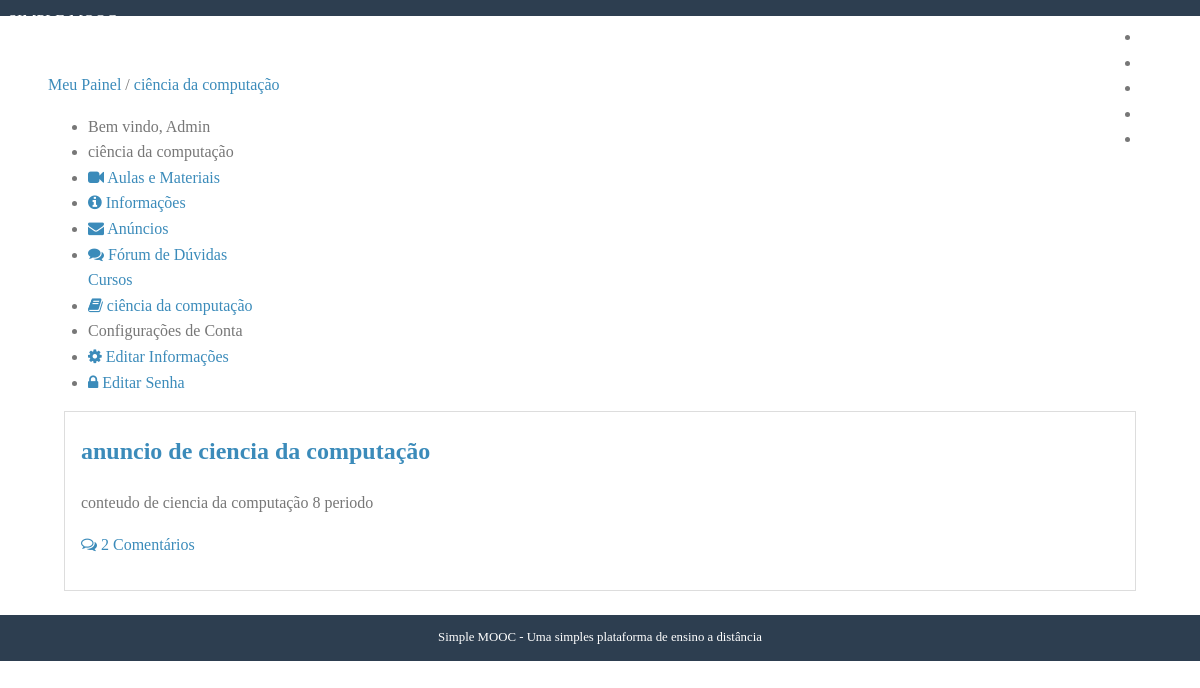
The page /cursos/ciencia-da-computacao/anuncios (signed in) on the database as committed earlier.
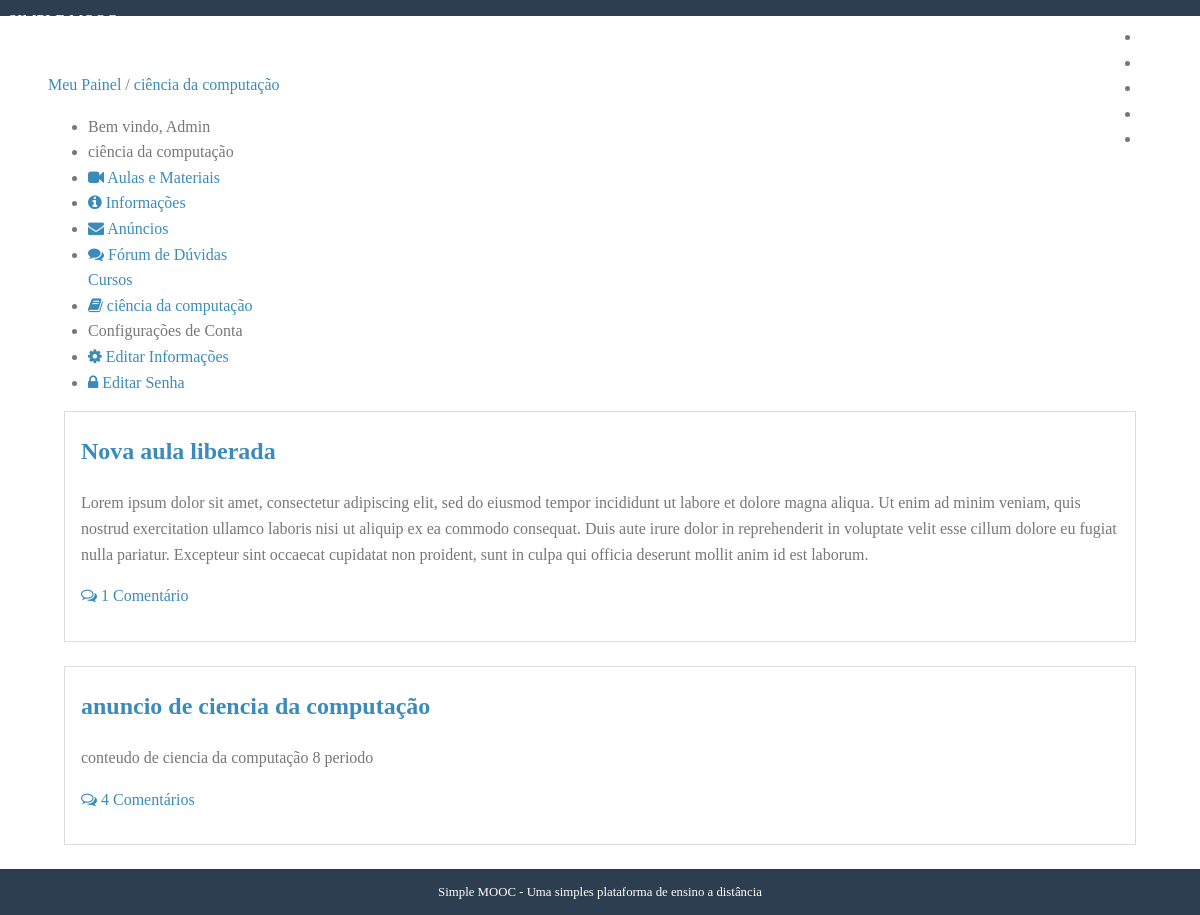
The same page on the database as committed later.
### simplemooc/models.py (models this page shows, shortened)
class EnrollmentModel(models.Model):
    STATUS_CHOICES = ((0, 'Pendente'),
                      (1, 'Aprovado'),
                      (2, 'Cancelado')
                      )
    user = models.ForeignKey(
        settings.AUTH_USER_MODEL, verbose_name='Usuário',
        on_delete=models.CASCADE, related_name='enrollments'
    )
    course = models.ForeignKey(
        Course, verbose_name='Curso', on_delete=models.CASCADE,
        related_name='enrollments'
    )
    status = models.IntegerField(
        'Situação', choices=STATUS_CHOICES, default=1, blank=True
    )
    created_at = models.DateTimeField('Criado em', auto_now_add=True)
    updated_at = models.DateTimeField('Atualizado em', auto_now=True)
    class Meta:
        verbose_name = 'Inscrição'
        verbose_name_plural = 'Inscrições'
        unique_together = (('user', 'course'),)

class Course (models.Model):
    name = models.CharField('Nome', max_length=100)
    slug = models.SlugField('Atalho')
    description = models.TextField('Descrição Simples', blank=True)
    about = models.TextField('Sobre o Curso', blank=True)
    start_date = models.DateField(
        'Data de Início', null=True, blank=True
    )
    image = models.ImageField(
        upload_to='courses/images', verbose_name='Imagem',
        null=True, blank=True
    )
    created_at = models.DateTimeField('Criado em', auto_now_add=True)
    updated_at = models.DateTimeField('Atualizado em', auto_now=True)
    objects = CourseManager()
    def __str__(self):
        return self.name
    class Meta:
        verbose_name ='Curso'
        verbose_name_plural = 'Cursos'
        ordering = ['name']

class Announcement(models.Model):
    course = models.ForeignKey(
        Course, on_delete=models.CASCADE, verbose_name='Curso', related_name='announcements'
    )
    title = models.CharField('Título', max_length=100)
    content = models.TextField('Conteúdo')
    created_at = models.DateTimeField('Criado em', auto_now_add=True)
    updated_at = models.DateTimeField('Atualizado em', auto_now=True)
    class Meta:
        verbose_name = 'Anúncio'
        verbose_name_plural = 'Anúncios'
        ordering = ['-created_at']

### courses/views.py (the view, shortened to what this page needs)
# urls.py: re_path(r'(?P<slug>[\w_-]+)/anuncios$', views.announcements,
@login_required
def announcements(request, slug):
    course = get_object_or_404(Course, slug=slug)
    template = 'courses/announcements.html'
    context = {
        'course': course,
        'announcements': course.announcements.all()
    }
    return render(request, template, context)

### accounts/models.py (called while the page is built)
    def __str__(self):
        return self.name or self.username

### courses/templatetags/courses_tags.py (called while the page is built)
@register.simple_tag
def load_my_courses(user):
    return EnrollmentModel.objects.filter(user=user)

### courses/templates/courses/announcements.html
{% extends 'courses/course_dashboard.html'%}
{% block dashboard_content %}
{% for announcement in announcements %}
<div class="well">
    <h2> <a href="{% url 'courses:show_announcement' course.slug announcement.pk %}">
        {{ announcement.title }}</a>
    </h2>
    {{ announcement.content|linebreaks }}
    <p>
        <a href="{% url 'courses:show_announcement' course.slug   announcement.pk %}
#comments">
            <i class="fa fa-comments-o"></i>
            {% with comments_count=announcement.comments.count %}
            {{ comments_count }} Comentário{{ comments_count|pluralize }}
            {% endwith %}
        </a>
    </p>
</div>
{% empty %}
<div class="well">
    <h2>Nenhum anúncio criado</h2>
</div>
{% endfor %}
{% endblock %}

### accounts/templates/accounts/dashboard.html (shortened to what this page needs)
{% extends 'base.html' %}
{% load courses_tags %}
{% block content %}
{% load_my_courses user as enrollments %}
<div class="pure-g-r content-ribbon">
        <div class="pure-u-1">
            <ul class="breadcrumb">
                {% block breadcrumb %}
                <a href="{% url 'accounts:dashboard' %}">Meu Painel</a>
                {% endblock %}
            </ul>
        </div>
        <div class="pure-u-1-3">
            <div class="pure-menu pure-menu-open">
                <ul>
                     <li class="pure-menu-heading">
                         Bem vindo, {{user}}
                     </li>
                    {% block menu_options %}
                    <a class="pure-menu-heading">Cursos</a>
                    {% for enrollment in enrollments %}
                    <li>
                        <a href="{% url 'courses:announcements' enrollment.course.slug %}">
                            <i class="fa fa-book"></i>
                            {{enrollment.course}}
                        </a>
                    </li>
                    {% empty %}
                    <li>Nenhum curso encontrado</li>
                    {% endfor %}
                    <li class="pure-menu-heading">Configurações de Conta</li>
                    <li>
                        <a
                            href="{% url 'accounts:edit' %}">
                           <i class="fa fa-cog"></i>
                            Editar Informações
                        </a>
                    </li>
                    <li>
                        <a href="{% url 'accounts:edit_password' %}">
                            <i class="fa fa-lock"></i>
                            Editar Senha
                        </a>
                    </li>
                      {% endblock %}
                </ul>
            </div>
        </div>
        <div class="pure-u-2-3">
            <div class="inner">
             {% block dashboard_content %}{% endblock %}
            </div>
        </div>
</div>
{% endblock %}

Rows that differ between the two databases and show on the page:
added Announcement: title "Nova aula liberada", content "Lorem ipsum dolor sit amet, consectetur adipiscing elit, sed do eiusmod tempor incididunt ut labore et dolore magna aliqua. Ut enim ad minim veniam, quis nostrud exercitation ullamco laboris nisi ut aliquip ex ea commodo consequat. Duis aute irure dolor in reprehenderit in voluptate velit esse cillum dolore eu fugiat nulla pariatur. Excepteur sint occaecat cupidatat non proident, sunt in culpa qui officia deserunt mollit anim id est laborum.", comments.count "1"
computed for Announcement "anuncio de ciencia da computação": comments.count "2" → "4"
